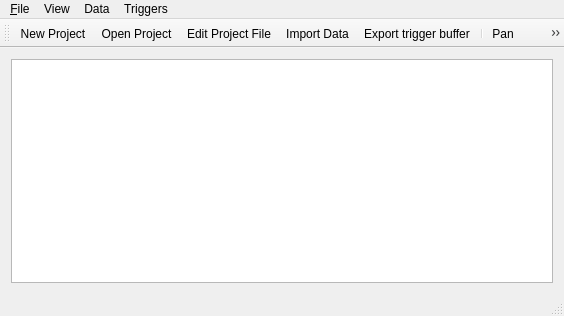
<?xml version="1.0" encoding="UTF-8"?>
<ui version="4.0">
 <class>MainWindow</class>
 <widget class="QMainWindow" name="MainWindow">
  <property name="geometry">
   <rect>
    <x>0</x>
    <y>0</y>
    <width>564</width>
    <height>316</height>
   </rect>
  </property>
  <property name="windowTitle">
   <string>Triggers</string>
  </property>
  <widget class="QWidget" name="centralWidget">
   <layout class="QGridLayout" name="gridLayout">
    <item row="0" column="0">
     <widget class="QGraphicsView" name="graphicsView"/>
    </item>
   </layout>
  </widget>
  <widget class="QMenuBar" name="menuBar">
   <property name="geometry">
    <rect>
     <x>0</x>
     <y>0</y>
     <width>564</width>
     <height>21</height>
    </rect>
   </property>
   <widget class="QMenu" name="menuFile">
    <property name="title">
     <string>&amp;File</string>
    </property>
    <addaction name="actionNew_Project"/>
    <addaction name="action_Open"/>
    <addaction name="actionSave_Project"/>
    <addaction name="separator"/>
    <addaction name="actionExport_trigger_buffer"/>
    <addaction name="separator"/>
    <addaction name="actionExit"/>
   </widget>
   <widget class="QMenu" name="menuData">
    <property name="title">
     <string>Data</string>
    </property>
    <addaction name="actionEdit_Project_File"/>
    <addaction name="actionImport_Data"/>
   </widget>
   <widget class="QMenu" name="menuTriggers">
    <property name="title">
     <string>Triggers</string>
    </property>
    <addaction name="actionFire_spread_modeling"/>
    <addaction name="actionSet_model_input"/>
    <addaction name="actionCalculate_trigger_buffers"/>
   </widget>
   <widget class="QMenu" name="menuView">
    <property name="title">
     <string>View</string>
    </property>
    <addaction name="actionPan"/>
    <addaction name="actionZoom_in"/>
    <addaction name="actionZoom_out"/>
   </widget>
   <addaction name="menuFile"/>
   <addaction name="menuView"/>
   <addaction name="menuData"/>
   <addaction name="menuTriggers"/>
  </widget>
  <widget class="QToolBar" name="mainToolBar">
   <attribute name="toolBarArea">
    <enum>TopToolBarArea</enum>
   </attribute>
   <attribute name="toolBarBreak">
    <bool>false</bool>
   </attribute>
   <addaction name="actionNew_Project"/>
   <addaction name="action_Open"/>
   <addaction name="actionEdit_Project_File"/>
   <addaction name="actionImport_Data"/>
   <addaction name="actionExport_trigger_buffer"/>
   <addaction name="separator"/>
   <addaction name="actionPan"/>
   <addaction name="actionZoom_in"/>
   <addaction name="actionZoom_out"/>
   <addaction name="separator"/>
   <addaction name="actionFire_spread_modeling"/>
   <addaction name="actionSet_model_input"/>
   <addaction name="actionCalculate_trigger_buffers"/>
  </widget>
  <widget class="QStatusBar" name="statusBar"/>
  <action name="action_Open">
   <property name="icon">
    <iconset resource="myrsfile.qrc">
     <normaloff>:/images/icons/openfile.png</normaloff>:/images/icons/openfile.png</iconset>
   </property>
   <property name="text">
    <string>Open Project</string>
   </property>
   <property name="shortcut">
    <string>Ctrl+O</string>
   </property>
  </action>
  <action name="actionImport_Data">
   <property name="enabled">
    <bool>true</bool>
   </property>
   <property name="icon">
    <iconset resource="myrsfile.qrc">
     <normaloff>:/images/icons/importdata.png</normaloff>:/images/icons/importdata.png</iconset>
   </property>
   <property name="text">
    <string>&amp;Import Data</string>
   </property>
   <property name="shortcut">
    <string>Ctrl+I</string>
   </property>
  </action>
  <action name="actionNew_Project">
   <property name="icon">
    <iconset resource="myrsfile.qrc">
     <normaloff>:/images/icons/newfile.png</normaloff>:/images/icons/newfile.png</iconset>
   </property>
   <property name="text">
    <string>New Project</string>
   </property>
   <property name="shortcut">
    <string>Ctrl+N</string>
   </property>
  </action>
  <action name="actionSave_Project">
   <property name="icon">
    <iconset resource="myrsfile.qrc">
     <normaloff>:/images/icons/savefile.png</normaloff>:/images/icons/savefile.png</iconset>
   </property>
   <property name="text">
    <string>Save Project</string>
   </property>
   <property name="shortcut">
    <string>Ctrl+S</string>
   </property>
  </action>
  <action name="actionFire_spread_modeling">
   <property name="icon">
    <iconset resource="myrsfile.qrc">
     <normaloff>:/images/icons/fire.PNG</normaloff>:/images/icons/fire.PNG</iconset>
   </property>
   <property name="text">
    <string>Fire spread modeling</string>
   </property>
   <property name="shortcut">
    <string>Ctrl+F</string>
   </property>
  </action>
  <action name="actionExit">
   <property name="text">
    <string>Exit</string>
   </property>
   <property name="shortcut">
    <string>Ctrl+X</string>
   </property>
  </action>
  <action name="actionCalculate_trigger_buffers">
   <property name="icon">
    <iconset resource="myrsfile.qrc">
     <normaloff>:/images/icons/buffer.png</normaloff>:/images/icons/buffer.png</iconset>
   </property>
   <property name="text">
    <string>Calculate trigger buffers</string>
   </property>
  </action>
  <action name="actionEdit_Project_File">
   <property name="icon">
    <iconset resource="myrsfile.qrc">
     <normaloff>:/images/icons/projects.png</normaloff>:/images/icons/projects.png</iconset>
   </property>
   <property name="text">
    <string>Edit Project File</string>
   </property>
   <property name="shortcut">
    <string>Ctrl+P</string>
   </property>
  </action>
  <action name="actionSet_model_input">
   <property name="icon">
    <iconset resource="myrsfile.qrc">
     <normaloff>:/images/icons/point1.png</normaloff>:/images/icons/point1.png</iconset>
   </property>
   <property name="text">
    <string>Set model input</string>
   </property>
  </action>
  <action name="actionPan">
   <property name="icon">
    <iconset resource="myrsfile.qrc">
     <normaloff>:/images/icons/draghand.png</normaloff>:/images/icons/draghand.png</iconset>
   </property>
   <property name="text">
    <string>Pan</string>
   </property>
  </action>
  <action name="actionZoom_in">
   <property name="icon">
    <iconset resource="myrsfile.qrc">
     <normaloff>:/images/icons/zoomin.png</normaloff>:/images/icons/zoomin.png</iconset>
   </property>
   <property name="text">
    <string>Zoom in</string>
   </property>
  </action>
  <action name="actionZoom_out">
   <property name="icon">
    <iconset resource="myrsfile.qrc">
     <normaloff>:/images/icons/zoomout.png</normaloff>:/images/icons/zoomout.png</iconset>
   </property>
   <property name="text">
    <string>Zoom out</string>
   </property>
  </action>
  <action name="actionExport_trigger_buffer">
   <property name="icon">
    <iconset resource="myrsfile.qrc">
     <normaloff>:/images/icons/export.png</normaloff>:/images/icons/export.png</iconset>
   </property>
   <property name="text">
    <string>Export trigger buffer</string>
   </property>
  </action>
 </widget>
 <layoutdefault spacing="6" margin="11"/>
 <resources>
  <include location="myrsfile.qrc"/>
 </resources>
 <connections/>
</ui>
